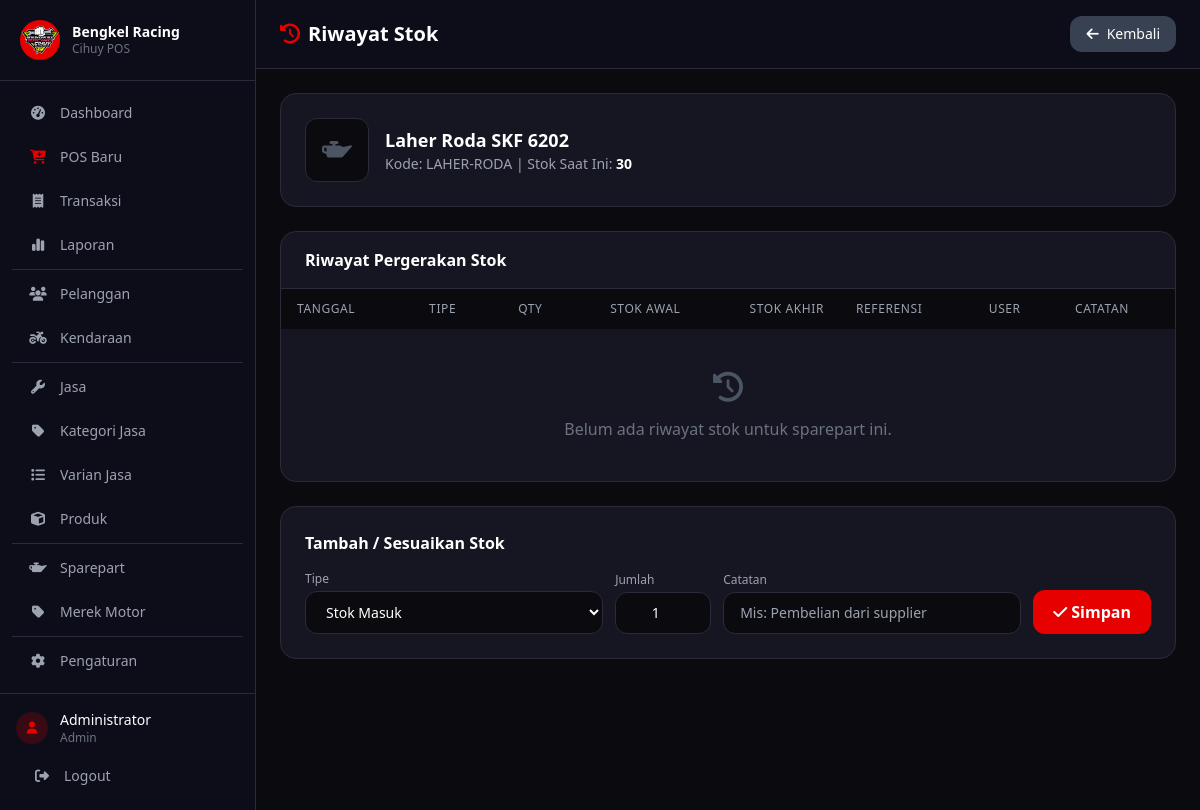
The page /pages/sparepart/log_stok.php?id=27 (signed in) on the database its author committed.
### tables this page shows
CREATE TABLE sparepart (
    id INT AUTO_INCREMENT PRIMARY KEY,
    id_kategori INT NOT NULL,
    kode VARCHAR(50) UNIQUE,
    nama VARCHAR(200) NOT NULL,
    stok INT NOT NULL DEFAULT 0,
    harga_beli INT NOT NULL,
    harga_jual INT NOT NULL,
    gambar VARCHAR(255),
    FOREIGN KEY (id_kategori) REFERENCES kategori_sparepart(id)
);

### pages/sparepart/log_stok.php (the view, shortened to what this page needs)
<?php
require_once '../../config/database.php';
$id_sparepart = (int)($_GET['id'] ?? 0);
$sparepart = $conn->query("SELECT * FROM sparepart WHERE id = $id_sparepart")->fetch_assoc();
$page = max(1, (int)($_GET['page'] ?? 1));
$limit = 50;
$offset = ($page - 1) * $limit;
$total = $conn->query("SELECT COUNT(*) FROM log_stok WHERE id_sparepart = $id_sparepart")->fetch_row()[0];
$logs = $conn->query("SELECT l.*, u.nama AS nama_user FROM log_stok l LEFT JOIN users u ON l.id_user = u.id WHERE l.id_sparepart = $id_sparepart ORDER BY l.created_at DESC LIMIT $limit OFFSET $offset");
include '../../layout/header.php';
include '../../layout/sidebar.php';
?>
<div class="flex-1 flex flex-col w-full min-w-0">
    <header class="bg-[#0d0d1a] border-b border-[#2a2a3a] px-4 md:px-6 py-4 pl-16 md:pl-6">
        <div class="flex flex-col sm:flex-row items-start sm:items-center justify-between gap-3">
            <h2 class="text-xl font-bold text-white">
                <i class="fas fa-history text-[#e60000] mr-2"></i>Riwayat Stok
            </h2>
            <div class="flex items-center gap-3">
                <a href="index.php" class="px-4 py-2 bg-gray-700 hover:bg-gray-600 text-white rounded-xl text-sm transition-colors">
                    <i class="fas fa-arrow-left mr-2"></i>Kembali
                </a>
            </div>
        </div>
    </header>
    <main class="flex-1 p-4 md:p-6 overflow-y-auto">
        <div class="max-w-4xl mx-auto space-y-6">
            <div class="bg-[#161622] rounded-2xl p-6 border border-[#2a2a3a]">
                <div class="flex items-center gap-4">
                    <?php if ($sparepart['gambar']): ?>
                    <img src="../../<?= $sparepart['gambar'] ?>" class="w-16 h-16 rounded-xl object-cover border border-[#2a2a3a]">
                    <?php else: ?>
                    <div class="w-16 h-16 rounded-xl bg-[#0a0a0f] border border-[#2a2a3a] flex items-center justify-center">
                        <i class="fas fa-oil-can text-gray-600 text-2xl"></i>
                    </div>
                    <?php endif; ?>
                    <div>
                        <h3 class="text-white font-semibold text-lg"><?= htmlspecialchars($sparepart['nama']) ?></h3>
                        <p class="text-gray-400 text-sm">
                            Kode: <?= htmlspecialchars($sparepart['kode'] ?? '-') ?> |
                            Stok Saat Ini: <span class="text-white font-semibold"><?= $sparepart['stok'] ?></span>
                        </p>
                    </div>
                </div>
            </div>
            <div class="bg-[#161622] rounded-2xl border border-[#2a2a3a] overflow-hidden">
                <div class="px-6 py-4 border-b border-[#2a2a3a]">
                    <h3 class="text-white font-semibold">Riwayat Pergerakan Stok</h3>
                </div>
                <div class="table-responsive">
                    <table class="table-custom w-full">
                        <thead>
                            <tr class="bg-[#0a0a0f]">
                                <th class="px-4 py-3 text-left text-xs font-medium text-gray-400 uppercase tracking-wider">Tanggal</th>
                                <th class="px-4 py-3 text-center text-xs font-medium text-gray-400 uppercase tracking-wider">Tipe</th>
                                <th class="px-4 py-3 text-right text-xs font-medium text-gray-400 uppercase tracking-wider">Qty</th>
                                <th class="px-4 py-3 text-right text-xs font-medium text-gray-400 uppercase tracking-wider">Stok Awal</th>
                                <th class="px-4 py-3 text-right text-xs font-medium text-gray-400 uppercase tracking-wider">Stok Akhir</th>
                                <th class="px-4 py-3 text-left text-xs font-medium text-gray-400 uppercase tracking-wider">Referensi</th>
                                <th class="px-4 py-3 text-left text-xs font-medium text-gray-400 uppercase tracking-wider">User</th>
                                <th class="px-4 py-3 text-left text-xs font-medium text-gray-400 uppercase tracking-wider">Catatan</th>
                            </tr>
                        </thead>
                        <tbody class="divide-y divide-[#2a2a3a]">
                            <?php if ($logs->num_rows > 0): ?>
                            <?php while ($log = $logs->fetch_assoc()): ?>
                            <tr class="hover:bg-[#0a0a0f] transition-colors">
                                <td class="px-4 py-3 text-sm text-gray-300 whitespace-nowrap"><?= date('d/m/Y H:i', strtotime($log['created_at'])) ?></td>
                                <td class="px-4 py-3 text-sm text-center">
                                    <?php if ($log['tipe'] === 'masuk'): ?>
                                    <span class="px-2.5 py-1 bg-green-500/20 text-green-400 rounded-lg text-xs font-semibold">MASUK</span>
                                    <?php elseif ($log['tipe'] === 'keluar'): ?>
                                    <span class="px-2.5 py-1 bg-red-500/20 text-red-400 rounded-lg text-xs font-semibold">KELUAR</span>
                                    <?php else: ?>
                                    <span class="px-2.5 py-1 bg-yellow-500/20 text-yellow-400 rounded-lg text-xs font-semibold">PENYESUAIAN</span>
                                    <?php endif; ?>
                                </td>
                                <td class="px-4 py-3 text-sm text-right font-semibold <?= $log['qty'] > 0 ? 'text-green-400' : 'text-red-400' ?>"><?= $log['qty'] > 0 ? '+' : '' ?><?= $log['qty'] ?></td>
                                <td class="px-4 py-3 text-sm text-right text-gray-400"><?= $log['stok_sebelum'] ?></td>
                                <td class="px-4 py-3 text-sm text-right text-white font-medium"><?= $log['stok_sesudah'] ?></td>
                                <td class="px-4 py-3 text-sm text-gray-300 font-mono"><?= htmlspecialchars($log['referensi'] ?? '-') ?></td>
                                <td class="px-4 py-3 text-sm text-gray-400"><?= htmlspecialchars($log['nama_user'] ?? '-') ?></td>
                                <td class="px-4 py-3 text-sm text-gray-400 max-w-[200px] truncate" title="<?= htmlspecialchars($log['catatan'] ?? '') ?>"><?= htmlspecialchars($log['catatan'] ?? '-') ?></td>
                            </tr>
                            <?php endwhile; ?>
                            <?php else: ?>
                            <tr>
                                <td colspan="8" class="px-4 py-10 text-center text-gray-500">
                                    <i class="fas fa-history text-3xl mb-3 block text-gray-600"></i>
                                    Belum ada riwayat stok untuk sparepart ini.
                                </td>
                            </tr>
                            <?php endif; ?>
                        </tbody>
                    </table>
                </div>
            </div>
            <div class="bg-[#161622] rounded-2xl p-6 border border-[#2a2a3a]">
                <h3 class="text-white font-semibold mb-4">Tambah / Sesuaikan Stok</h3>
                <form method="POST" action="log_stok_aksi.php" class="flex flex-col sm:flex-row gap-3 items-end">
                    <div class="flex-1">
                        <label class="block text-gray-400 text-xs mb-1">Tipe</label>
                        <select name="tipe" class="w-full px-4 py-2.5 bg-[#0a0a0f] border border-[#2a2a3a] rounded-xl text-white text-sm focus:outline-none focus:border-[#e60000]">
                            <option value="masuk">Stok Masuk</option>
                        </select>
                    </div>
                    <div class="w-24">
                        <label class="block text-gray-400 text-xs mb-1">Jumlah</label>
                        <input type="number" name="qty" value="1" min="1" required
                            class="w-full px-4 py-2.5 bg-[#0a0a0f] border border-[#2a2a3a] rounded-xl text-white text-sm text-center focus:outline-none focus:border-[#e60000]">
                    </div>
                    <div class="flex-1">
                        <label class="block text-gray-400 text-xs mb-1">Catatan</label>
                        <input type="text" name="catatan" placeholder="Mis: Pembelian dari supplier"
                            class="w-full px-4 py-2.5 bg-[#0a0a0f] border border-[#2a2a3a] rounded-xl text-white text-sm focus:outline-none focus:border-[#e60000]">
                    </div>
                    <button type="submit"
                        class="px-5 py-2.5 bg-[#e60000] hover:bg-[#ffd700] text-white font-semibold rounded-xl transition-colors whitespace-nowrap">
                        <i class="fas fa-check mr-1"></i>Simpan
                    </button>
                </form>
            </div>
        </div>
    </main>
</div>
<?php include '../../layout/footer.php'; ?>

### assets/css/style.css (style rules this page uses)
* { transition: background-color 0.2s, border-color 0.2s; }
.table-custom th { font-size: 0.75rem; text-transform: uppercase; letter-spacing: 0.05em; }
.table-responsive { overflow-x: auto; -webkit-overflow-scrolling: touch; }

### rows shown on the page
sparepart: nama "Laher Roda SKF 6202", kode "LAHER-RODA", stok "30"

### other values the page prints
$item['label'] "Dashboard"
$item['label'] "POS Baru"
$item['label'] "Transaksi"
$item['label'] "Laporan"
$item['label'] "Pelanggan"
$item['label'] "Kendaraan"
$item['label'] "Jasa"
$item['label'] "Kategori Jasa"
$item['label'] "Varian Jasa"
$item['label'] "Produk"
$item['label'] "Sparepart"
$item['label'] "Merek Motor"
$item['label'] "Pengaturan"
$_SESSION['nama'] "Administrator"
$_SESSION['role'] "Admin"
